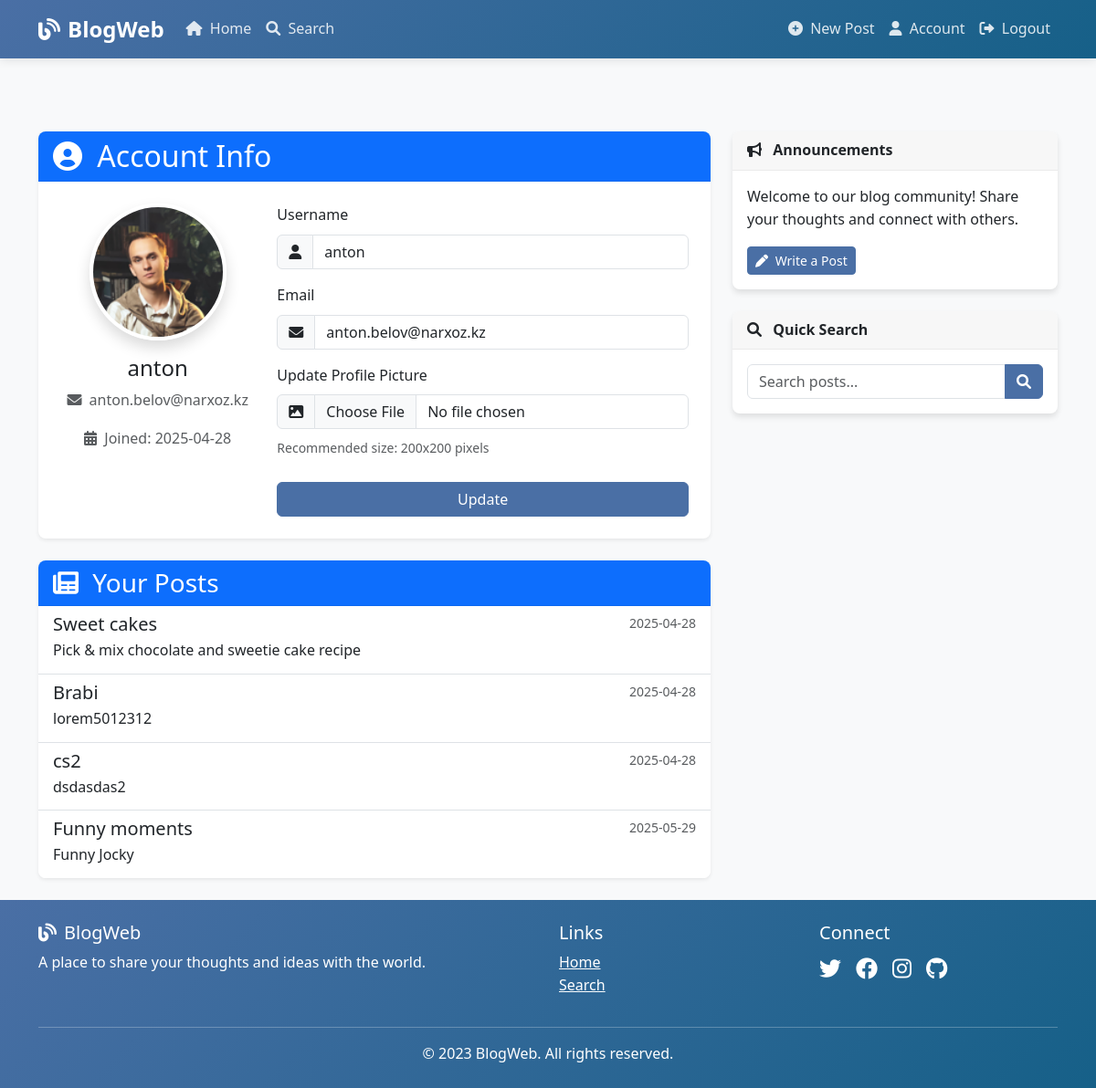
Page /account (signed in) on the earlier database version.
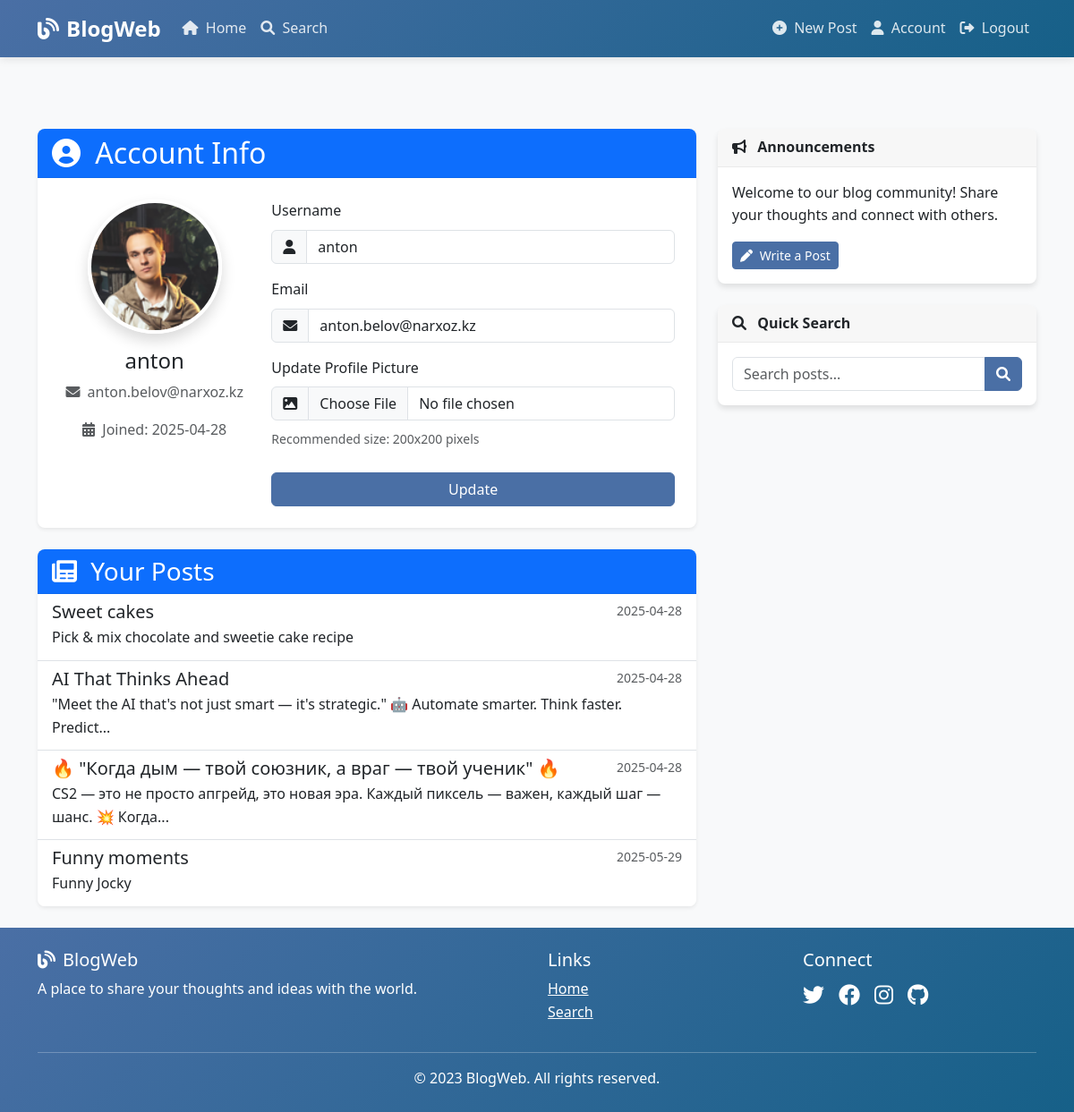
Same page on the later database version.
### app/models/post.py (models this page shows, shortened)
class Post(db.Model):
    id = db.Column(db.Integer, primary_key=True)
    title = db.Column(db.String(100), nullable=False)
    content = db.Column(db.Text, nullable=False)
    image_file = db.Column(db.String(20))
    created_at = db.Column(db.DateTime, nullable=False, default=datetime.utcnow)
    user_id = db.Column(db.Integer, db.ForeignKey('user.id'), nullable=False)
    sentiment_pos = db.Column(db.Float, default=0.0)
    sentiment_neg = db.Column(db.Float, default=0.0)
    sentiment_neu = db.Column(db.Float, default=0.0)
    sentiment_compound = db.Column(db.Float, default=0.0)

### app/controllers/auth.py (the view)
@auth_bp.route('/account', methods=['GET', 'POST'])
@login_required
def account():
    form = UpdateAccountForm(current_user.username, current_user.email)
    if form.validate_on_submit():
        if form.picture.data:
            picture_file = save_picture(form.picture.data)
            current_user.profile_image = picture_file
        current_user.username = form.username.data
        current_user.email = form.email.data
        try:
            db.session.commit()
            flash('Your account has been updated!', 'success')
            return redirect(url_for('auth.account'))
        except Exception as e:
            db.session.rollback()
            flash(f'Error updating account: {str(e)}', 'danger')
    elif request.method == 'GET':
        form.username.data = current_user.username
        form.email.data = current_user.email
    image_file = url_for('static', filename='uploads/' + current_user.profile_image)
    return render_template('auth/account.html', title='Account',
                           image_file=image_file, form=form)

### app/forms/auth_forms.py (shortened to what this page needs)
class UpdateAccountForm(FlaskForm):
    username = StringField('Username',
                           validators=[DataRequired(), Length(min=2, max=20)])
    email = StringField('Email',
                        validators=[DataRequired(), Email()])
    picture = FileField('Update Profile Picture',
                        validators=[FileAllowed(['jpg', 'png', 'jpeg'])])
    submit = SubmitField('Update')
    def __init__(self, original_username, original_email, *args, **kwargs):
        super(UpdateAccountForm, self).__init__(*args, **kwargs)
        self.original_username = original_username
        self.original_email = original_email

### app/models/user.py (called while the page is built)
@login_manager.user_loader
def load_user(user_id):
    return User.query.get(int(user_id))

### app/templates/auth/account.html (shortened to what the changed rows need)
{% extends "base.html" %}
{% block content %}
    <div class="card shadow-sm">
        <div class="card-header bg-primary text-white">
            <h2 class="mb-0"><i class="fas fa-user-circle me-2"></i> Account Info</h2>
        </div>
    </div>
    <div class="card shadow-sm mt-4">
        <div class="card-body p-0">
            <div class="list-group list-group-flush">
                {% for post in current_user.posts[:5] %}
                    <a href="{{ url_for('posts.post', post_id=post.id) }}" class="list-group-item list-group-item-action">
                        <div class="d-flex w-100 justify-content-between">
                            <h5 class="mb-1">{{ post.title }}</h5>
                            <small class="text-muted">{{ post.created_at.strftime('%Y-%m-%d') }}</small>
                        </div>
                        <p class="mb-1">{{ post.content|truncate(100) }}</p>
                    </a>
                {% endfor %}
            </div>
        </div>
    </div>
{% endblock content %}

Differences in the rows shown:
changed Post: title "Brabi" → "AI That Thinks Ahead"; content "lorem5012312" → "\"Meet the AI that's not just smart — it's strategic.\" 🤖 Automate smarter. Think faster. Predict..."
changed Post: title "cs2" → "🔥 \"Когда дым — твой союзник, а враг — твой ученик\" 🔥"; content "dsdasdas2" → "CS2 — это не просто апгрейд, это новая эра. Каждый пиксель — важен, каждый шаг — шанс. 💥 Когда..."
